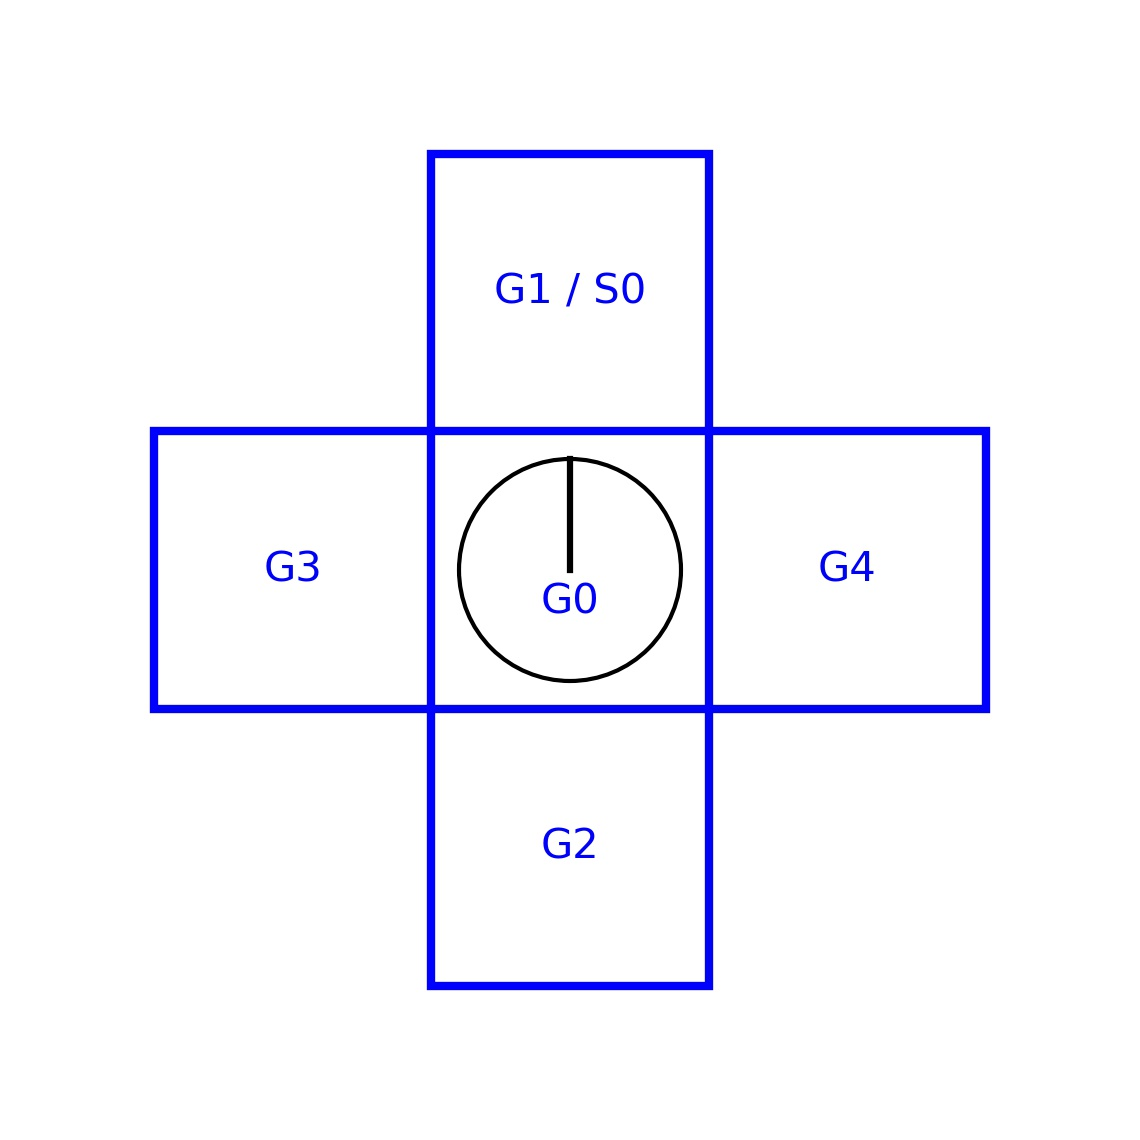

Recreate this plot in Python.
import matplotlib.pyplot as plt
import matplotlib.patches as patches
import random


def draw_grid_world():
    fig, ax = plt.subplots(figsize=(4, 4))

    center_x, center_y = 5, 5

    circle = patches.Circle((center_y, center_x), 0.4, fill=False, edgecolor="black")
    ax.add_patch(circle)

    ax.text(center_y, center_x - 0.1, "G0", ha='center', va='center_baseline', fontsize=10, color='blue')

    ax.plot([center_y, center_y], [center_x, center_x + 0.4], color="black", linewidth=1.5)

    blue_rects = [
        (center_y - 1, center_x, "G3") if center_y - 1 >= 4 else None,
        (center_y + 1, center_x, "G4") if center_y + 1 <= 6 else None,
        (center_y, center_x - 1, "G2") if center_x - 1 >= 4 else None,
        (center_y, center_x + 1, "G1 / S0") if center_x + 1 <= 6 else None
    ]
    for coords in blue_rects:
        if coords:
            bx, by, label = coords
            rect = patches.Rectangle((bx - 0.5, by - 0.5), 1, 1, linewidth=2, edgecolor='blue', facecolor='none')
            ax.add_patch(rect)

            # Add text to the cell
            ax.text(bx, by, label, ha='center', va='center', fontsize=10, color='blue')

    ax.set_xlim(3, 7)
    ax.set_ylim(3, 7)
    ax.axis("off")
    plt.tight_layout()
    plt.savefig("agent.jpg", dpi=300, bbox_inches='tight', pad_inches=0.05)
    plt.show()


draw_grid_world()
